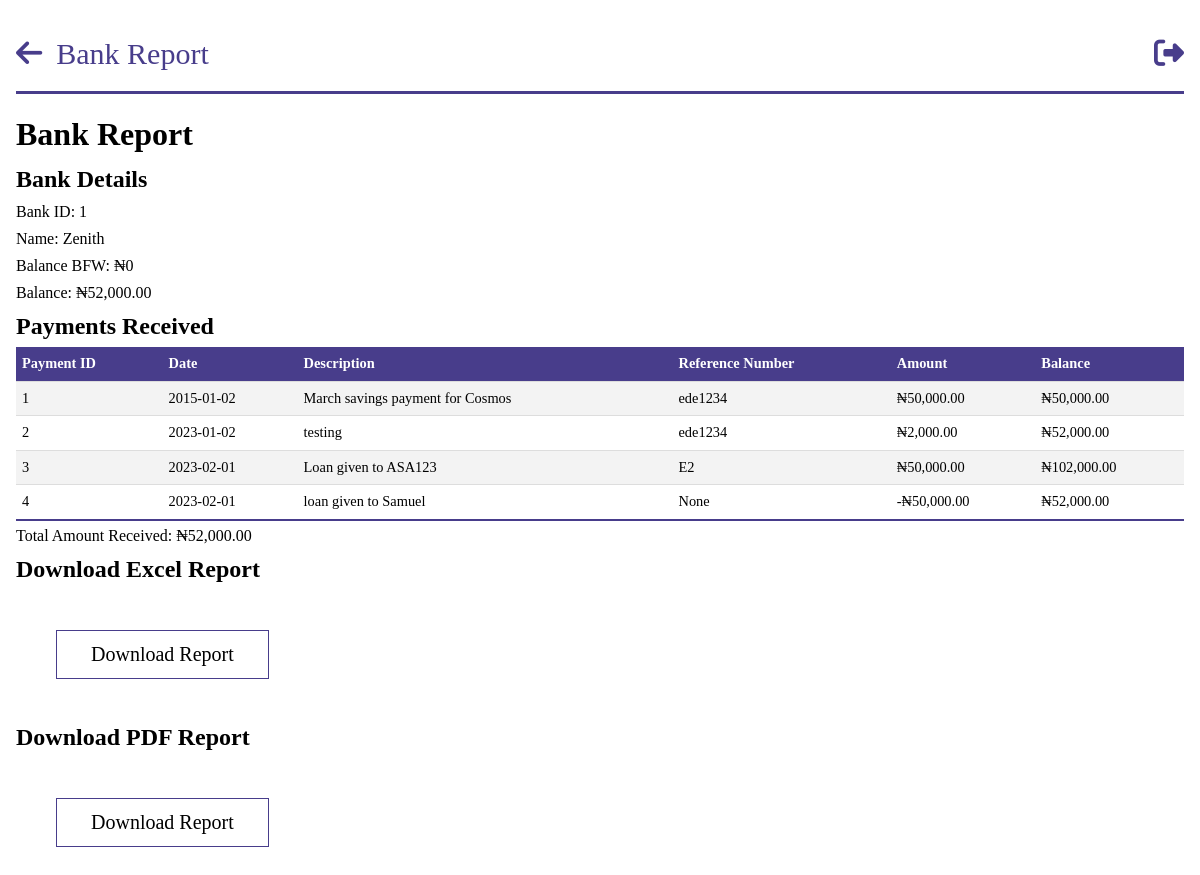
/bank_report/1 (signed in), run on an earlier commit of the app's database.
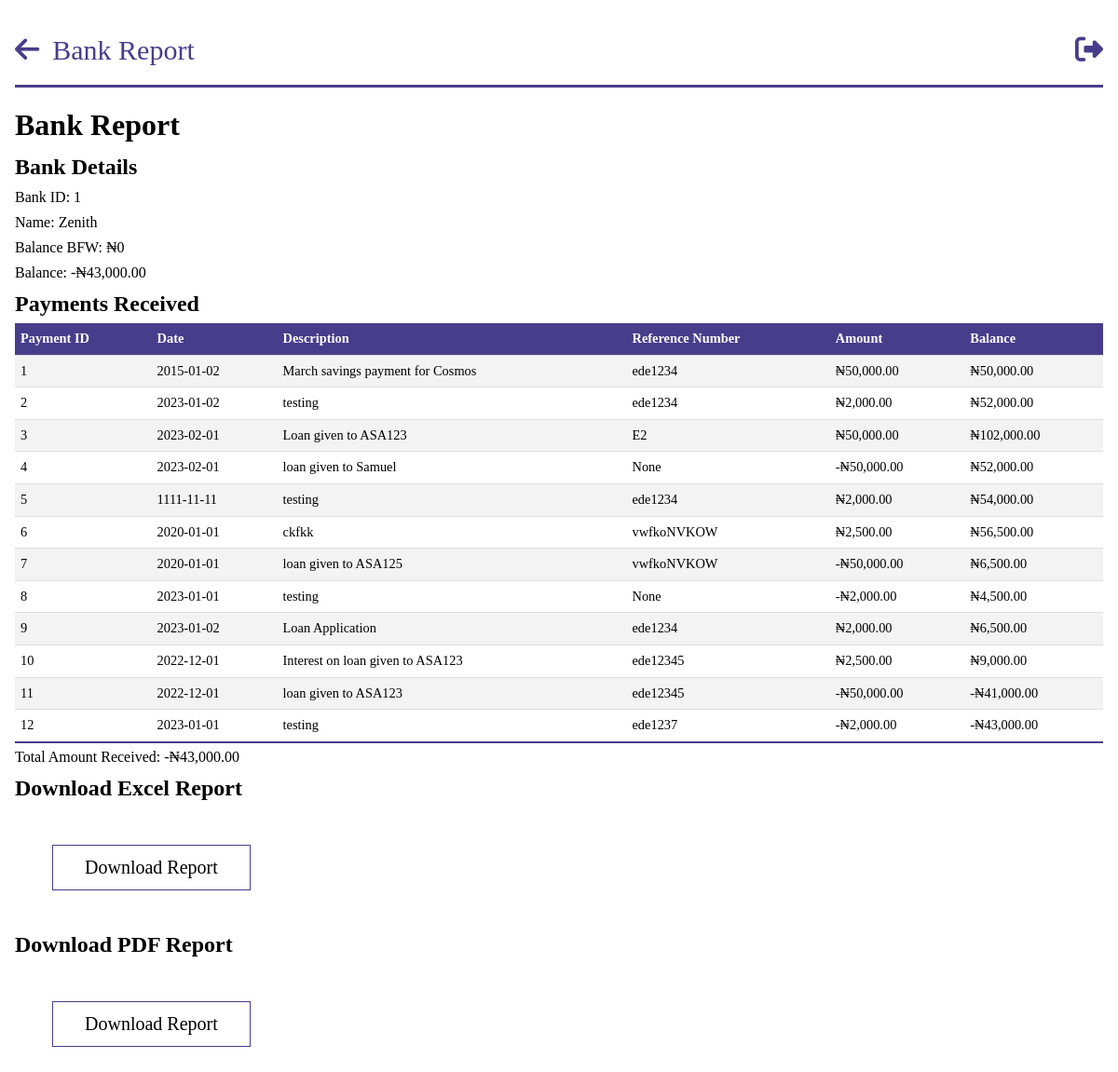
And on a later commit of the database.
### models.py (models this page shows, shortened)
class Bank(db.Model):
    __tablename__ = "banks"
    id = db.Column(db.Integer, primary_key=True)
    name = db.Column(db.String, nullable=False, unique=True)
    balance_bfd = db.Column(db.Float, default=0.0)
    new_balance = db.Column(db.Float, default=0.0)
    payments = db.relationship("BankPayment", backref="bank")

class BankPayment(db.Model):
    __tablename__ = "bank_payments"
    id = db.Column(db.Integer, primary_key=True)
    amount = db.Column(db.Float, nullable=False)
    exact_date = db.Column(db.DateTime, nullable=False, default=datetime.utcnow)
    date = db.Column(db.Date, nullable=False)
    person_id = db.Column(
        db.Integer, db.ForeignKey("persons.id"), nullable=True, index=True
    )
    company_id = db.Column(
        db.Integer, db.ForeignKey("companies.id"), nullable=True, index=True
    )
    description = db.Column(db.String, nullable=True)
    ref_no = db.Column(db.String)
    bank_balance = db.Column(db.Float, nullable=True)
    bank_id = db.Column(
        db.Integer, db.ForeignKey("banks.id"), nullable=True, index=True
    )

### app.py (the view)
@app.route("/bank_report/<bank_id>")
@login_required
@role_required(["Admin", "Secretary", "Sub-Admin"])
def individual_bank_report(bank_id):
    bank = query.get_bank(bank_id)
    payments = bank.payments
    total_amount = sum(payment.amount for payment in payments)
    return render_template(
        "query/bank_report.html",
        bank=bank,
        payments=payments,
        total_amount=total_amount,
    )

### app.py (called while the page is built)
@login_manager.user_loader
def load_user(person_id):
    return Person.query.get(person_id)

def role_required(roles_required):
    def decorator(view_func):
        @wraps(view_func)
        def wrapper(*args, **kwargs):
            if not current_user.is_authenticated:
                flash("You must be logged in to access this page.", "error")
                return redirect(url_for("login"))
            user_role = current_user.role
            if user_role.name not in roles_required:
                flash("You don't have the required role to access this page.", "error")
                return redirect(
                    url_for("dashboard")
                )  # Change this to your desired redirect
            return view_func(*args, **kwargs)
        return wrapper
    return decorator

@app.before_request
def before_request():
    g.user = current_user

@app.template_filter("currency")
@login_required
def currency(value):
    modified_value = format_currency(value)  # Modify the value as needed
    return modified_value

### queries.py (called while the page is built)
    def get_bank(self, bank_id):
        bank = Bank.query.get(bank_id)
        return bank

### templates/query/bank_report.html (shortened to what this page needs)
{%extends 'base.html' %}
{% block header%}
Bank Report
{% endblock  %}
{% block anchor%}
<a href="{{ url_for('queries') }}" id='arrow'><i class="fa-solid fa-arrow-left"></i></a>
{% endblock  %}
{%block content%}
<body id="person">
    <h1>Bank Report</h1>
    <h2>Bank Details</h2>
    <p>Bank ID: {{ bank.id }}</p>
    <p>Name: {{ bank.name }}</p>
    <p>Balance BFW: {{ bank.balance_bfd | currency}}</p>
    <p>Balance: {{ bank.new_balance | currency}}</p>
    <h2>Payments Received</h2>
    <table class="tab-content">
        <thead>
            <tr>
                <th>Payment ID</th>
                <th>Date</th>
                <th>Description</th>
                <th>Reference Number</th>
                <th>Amount</th>
                <th>Balance</th>
            </tr>
        </thead>
        <tbody>
            {% for payment in payments %}
            <tr>
                <td>{{ payment.id }}</td>
                <td>{{ payment.date }}</td>
                <td>{{ payment.description}}</td>
                <td>{{ payment.ref_no}}</td>
                <td>{{ payment.amount | currency }}</td>
                <td>{{ payment.bank_balance | currency}}</td>
            </tr>
            {% endfor %}
        </tbody>
    </table>
    </body>
    <p>Total Amount Received: {{ total_amount | currency }}</p>
    <h2>Download Excel Report</h2>
    <button id="downloadExcelButton">Download Report</button>
    <h2>Download PDF Report</h2>
    <button id="downloadPdfButton">Download Report</button>
</body>
{%endblock%}

What changed in the data, as far as the page shows it:
changed Bank "Zenith": new_balance "₦52,000.00" → "-₦43,000.00"
added BankPayment: id "5", date "1111-11-11", description "testing", ref_no "ede1234", amount "₦2,000.00", bank_balance "₦54,000.00"
added BankPayment: id "6", date "2020-01-01", description "ckfkk", ref_no "vwfkoNVKOW", amount "₦2,500.00", bank_balance "₦56,500.00"
added BankPayment: id "7", date "2020-01-01", description "loan given to ASA125", ref_no "vwfkoNVKOW", amount "-₦50,000.00", bank_balance "₦6,500.00"
added BankPayment: id "8", date "2023-01-01", description "testing", ref_no "None", amount "-₦2,000.00", bank_balance "₦4,500.00"
added BankPayment: id "9", date "2023-01-02", description "Loan Application", ref_no "ede1234", amount "₦2,000.00", bank_balance "₦6,500.00"
added BankPayment: id "10", date "2022-12-01", description "Interest on loan given to ASA123", ref_no "ede12345", amount "₦2,500.00", bank_balance "₦9,000.00"
added BankPayment: id "11", date "2022-12-01", description "loan given to ASA123", ref_no "ede12345", amount "-₦50,000.00", bank_balance "-₦41,000.00"
added BankPayment: id "12", date "2023-01-01", description "testing", ref_no "ede1237", amount "-₦2,000.00", bank_balance "-₦43,000.00"
Also different on the page:
{{ total_amount | currency }}: "₦52,000.00" → "-₦43,000.00"
